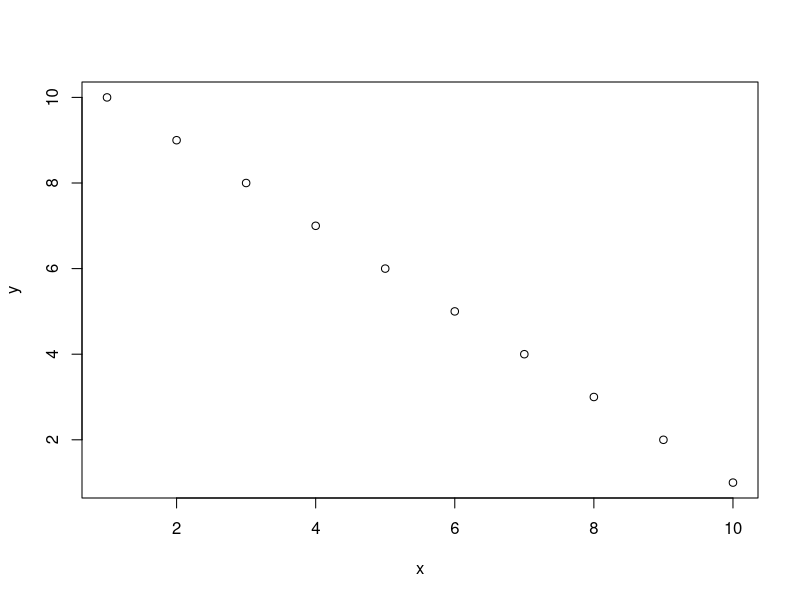

This figure's R source:
## ---- chunk 1
x = 1:10
y = 10:1 
plot(x, y)
